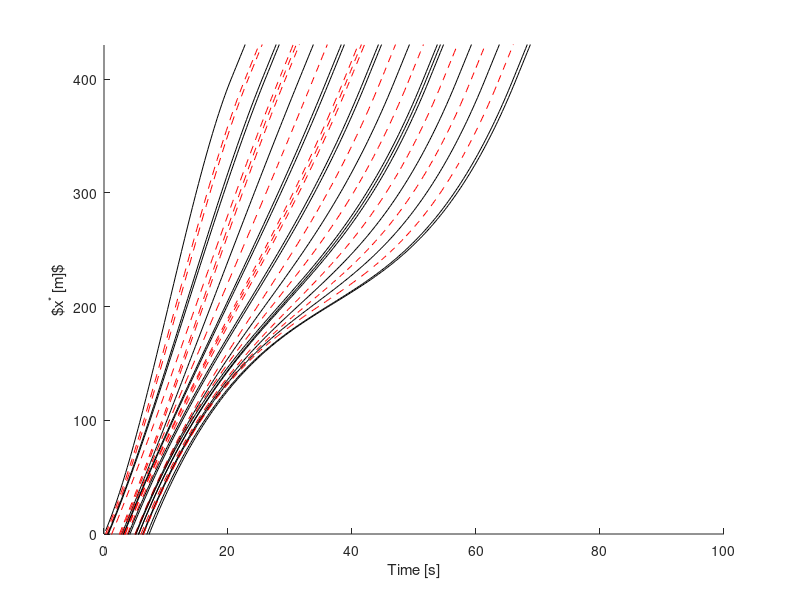
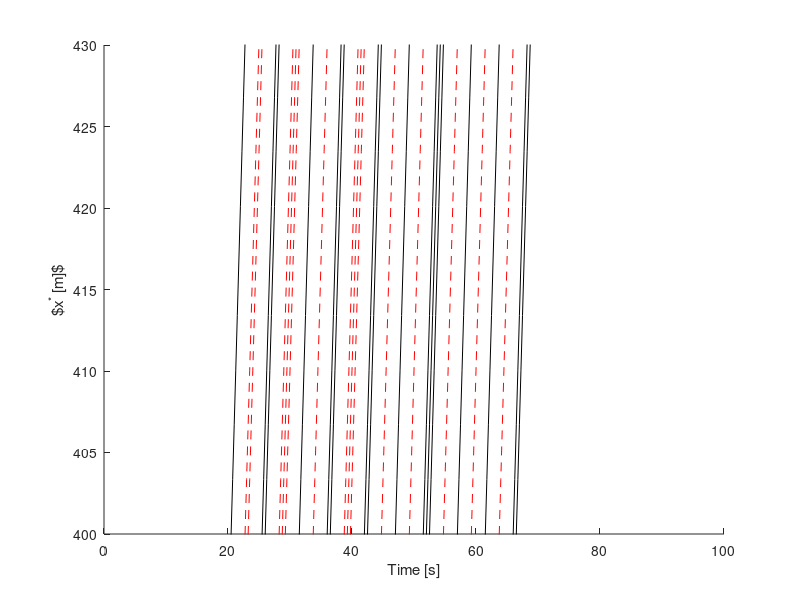
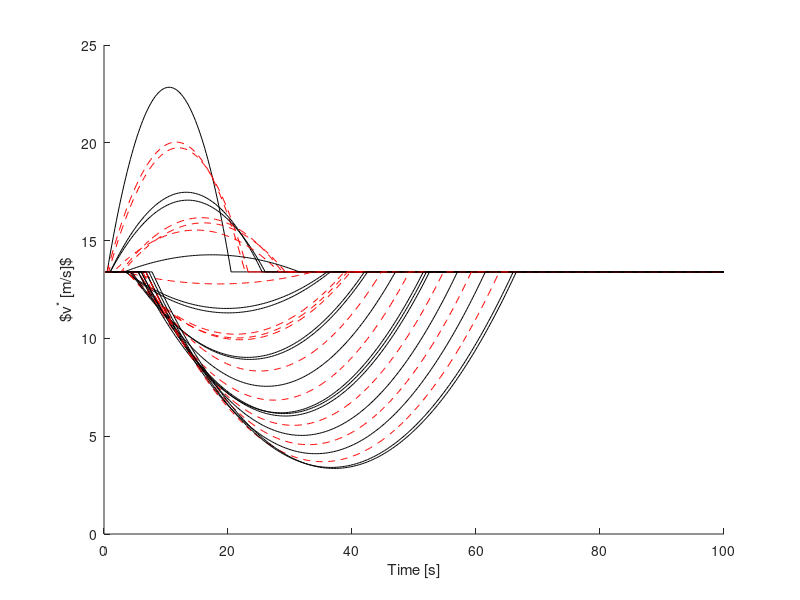
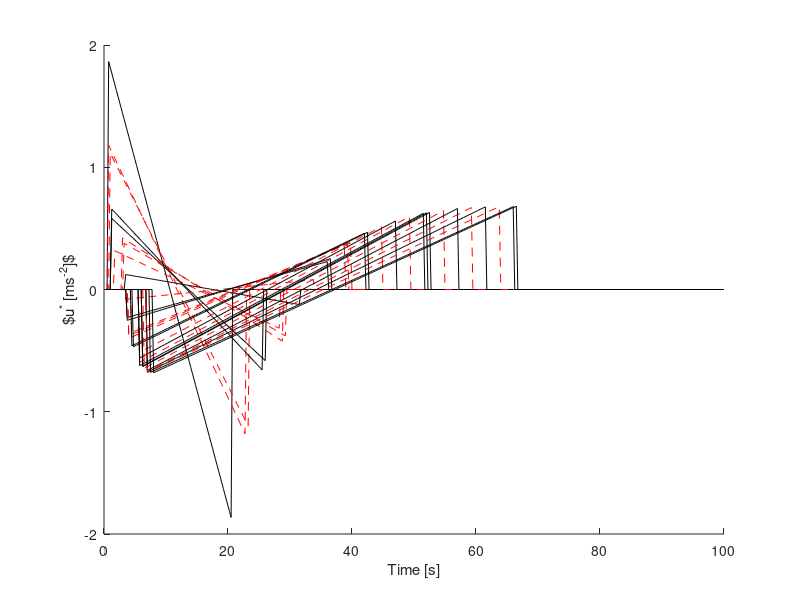

The MATLAB script that drew these images, in order:
clc
clear all
close all
%%%%
% Per Car Continuous State Space
%%%%
aCar = [0 1;0 0];
bCar = [0; 1];
cars = 30;

if cars == 4
    x = {[-50;13.4],[-50;13.4],[-88.5;13.4],[-88.5;13.4]};
else
    x0 = -sort(rand(cars,1)*100);
    for i = 1:cars
        x{i} = [x0(i);13.4];
    end
end
        
%%%%
% Build a multi-car system
%%%%

%%%%
% Discretize
%%%%
T = .25; %Time Step
timeSim = 100; %Total sim time
sysC = ss(aCar,bCar,zeros(2),zeros(2,1));
sysD = c2d(sysC,T,'zoh');
A = sysD.A;
B = sysD.B;
[n,m] = size(B);
Q = zeros(n);
R = diag(ones(1,m));
N = timeSim/T;

%%%%
% Build lifted system
%%%%
% Initial State
if cars == 4
    road = [1 0 1 0];
else
    road = round(rand(cars,1));
end

H = zeros(n*N,N*m);
%Loop to build H
for i = 1:N
    for j = 1:N
        if i >= j
            H(1+(n*(i-1)):n*i,1+(m*(j-1)):j*m) = A^(i-1-(j-1))*B;
        end
    end
    aBar(n*(i-1)+1:n*i,:) = A^i;
end

rBar = zeros(1,N);
Rrep = repmat({R},1,N);
qBar = blkdiag(Rrep{:});
%%
%%%%
% Build Constraints
%%%%
S = 30
delta = 5
for j = 1:cars
    indStart = ceil(-x{j}(1)/(T*x{j}(2)));   
    if j == 1
        time = 20 % Car 1 must pass through in time seconds
    else
        if road(j) == road(j-1) 
            time = delta/x{j}(2);
        else
            time = S/x{j}(2);
        end
    end
    if j == 1
        ind = ceil(indStart+time/T)
    else
        ind = ind+ceil(time/T)
    end
A1 = H(1+(n*ind),:);
A1 = [A1; H(2:2:2+(n*indStart),:)];
A1 = [A1; H(2+(n*ind):2:end,:)];
B1 = (aBar(1+(n*ind),:)*x{j})-400;
B1 = [B1; aBar(2:2:2+(n*indStart),:)*x{j}-x{j}(2)];
B1 = [B1; aBar(2+(n*ind):2:end,:)*x{j}-x{j}(2)];


[uStar{j},jStar] = quadprog(2*qBar,rBar,[],[],A1,-B1);
xStar{j} = H*uStar{j}+aBar*x{j};
end

figure
hold on
for i = 1:cars
    if road(i) == 1
        col = '-k'
    else
        col = '--r'
    end
    plot(T*(1:N),xStar{i}(1:2:end),col)
end
xlabel 'Time [s]'
ylabel '$x^* [m]$'
ylim([0 430])

figure
hold on
for i = 1:cars
    if road(i) == 1
        col = '-k'
    else
        col = '--r'
    end
    plot(T*(1:N),xStar{i}(1:2:end),col)
end
xlabel 'Time [s]'
ylabel '$x^* [m]$'
ylim([400 430])

figure
hold on
for i = 1:cars
    if road(i) == 1
        col = '-k'
    else
        col = '--r'
    end
    plot(T*(1:N),xStar{i}(2:2:end),col)
end
xlabel 'Time [s]'
ylabel '$v^* [m/s]$'



figure
hold on
for i = 1:cars
    if road(i) == 1
        col = '-k'
    else
        col = '--r'
    end
    plot(T*(1:N),uStar{i}(1:end),col)
end
xlabel 'Time [s]'
ylabel '$u^* [ms^{-2}]$'
